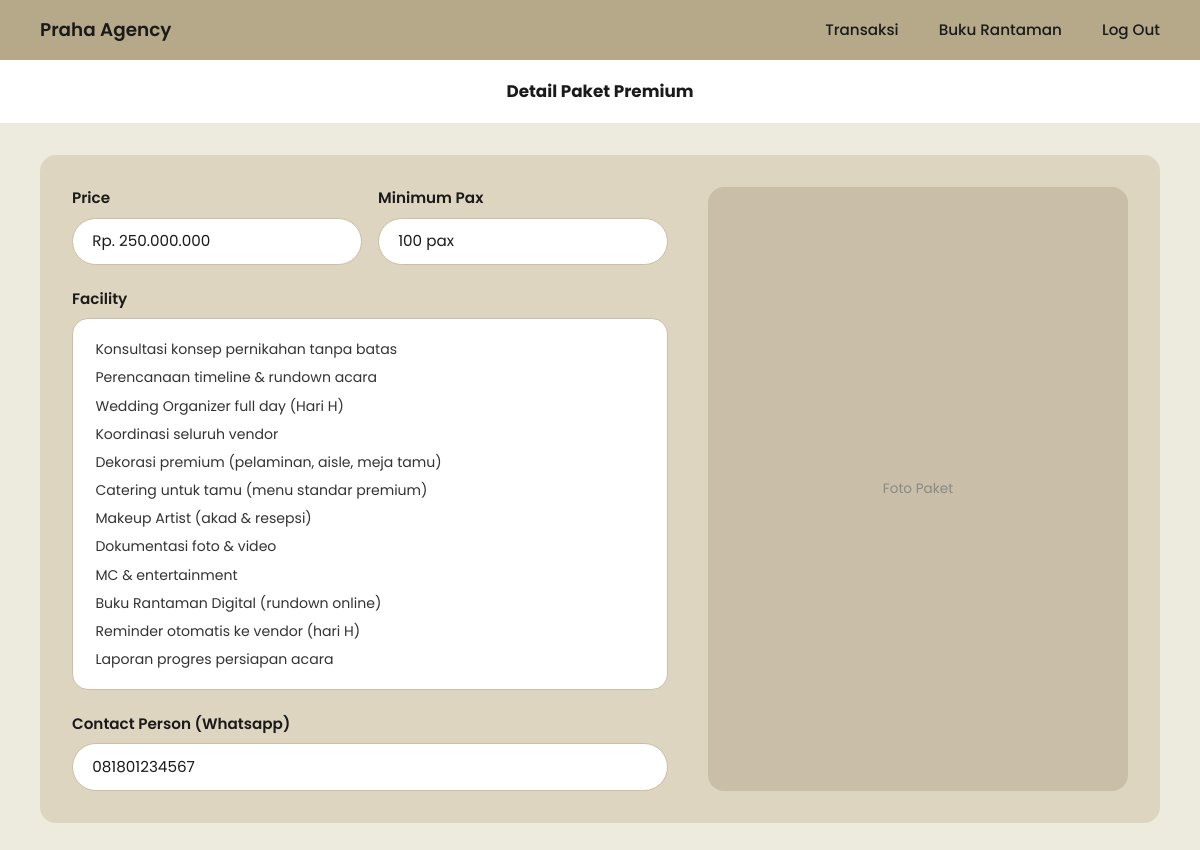
Screenshot of /client/premium.php with the database file from the repository.
### tables this page shows
CREATE TABLE `paket` (
  `id_paket` int(11) NOT NULL,
  `nama_paket` varchar(100) NOT NULL,
  `harga` bigint(20) NOT NULL,
  `minimum_pax` int(11) NOT NULL,
  `facility` text NOT NULL,
  `contact_person` varchar(20) NOT NULL
);

### client/premium.php (the view, shortened to what this page needs)
<?php
include '../koneksi.php';
$query = "SELECT * FROM paket WHERE nama_paket = 'Premium' LIMIT 1";
$result = mysqli_query($conn, $query);
$data = mysqli_fetch_assoc($result);
$nama_paket = $data['nama_paket'];
$harga = $data['harga'];
$min_pax = $data['minimum_pax'];
$fasilitas = $data['facility'];
$contact = $data['contact_person'];
?>
<!DOCTYPE html>
<html lang="id">
<head>
  <link href="https://cdn.jsdelivr.net/npm/bootstrap@5.3.3/dist/css/bootstrap.min.css" rel="stylesheet" />
</head>
<body>
  <nav class="navbar-Praha">
    <a href="#" class="navbar-brand-text">Praha Agency</a>
    <ul class="navbar-links">
      <li><a href="dashboard_transaksi.php">Transaksi</a></li>
      <li><a href="bukurantaman.php">Buku Rantaman</a></li>
      <li><a href="login.php">Log Out</a></li>
    </ul>
  </nav>
  <div class="subheader">
    <p class="subheader-title">
      <?php echo "Detail Paket " . $nama_paket; ?>
    </p>
  </div>
  <div class="main-content">
    <div class="detail-card">
      <div class="info-col">
        <div class="price-row">
          <div class="field-group">
            <p class="section-label">Price</p>
            <div class="field-box">
            <?php echo "Rp. " . number_format($harga, 0, ',', '.'); ?>
            </div>
          </div>
          <div class="field-group">
            <p class="section-label">Minimum Pax</p>
            <div class="field-box">
           <?php echo $min_pax . " pax"; ?>
            </div>
          </div>
        </div>
        <p class="section-label">Facility</p>
        <div class="facility-box">
         <?php echo nl2br($fasilitas); ?>
        </div>
        <p class="section-label">Contact Person (Whatsapp)</p>
        <div class="field-box">
       <?php echo $contact; ?>
        </div>
      </div>
      <div class="photo-col">
        <div class="photo-placeholder" style="display:none;">Foto Paket</div>
      </div>
    </div>
  </div>
</body>
</html>

### client/premium.php (style rules this page uses)
* { font-family: 'Poppins', sans-serif; }
body { margin: 0; padding: 0; background-color: #EDEADE; }
.navbar-Praha { background-color: #b5a98a; padding: 1rem 2.5rem; display: flex; align-items: center; justify-content: space-between; }
.navbar-brand-text { font-size: 1.15rem; font-weight: 600; color: #1a1a1a; text-decoration: none; }
.navbar-links { display: flex; gap: 2.5rem; list-style: none; margin: 0; padding: 0; }
.navbar-links a { font-size: 0.95rem; font-weight: 500; color: #1a1a1a; text-decoration: none; transition: color 0.2s; }
.subheader { display: flex; align-items: center; justify-content: center; padding: 1.2rem 2.5rem; background-color: #fff; }
.subheader-title { font-size: 1.05rem; font-weight: 700; color: #1a1a1a; margin: 0; }
.main-content { padding: 2rem 2.5rem 3rem; }
.detail-card { background-color: #DDD5C0; border-radius: 16px; padding: 2rem 2rem 2rem; display: flex; gap: 2.5rem; align-items: stretch; }
.info-col { flex: 1; min-width: 0; display: flex; flex-direction: column; }
.photo-col { width: 420px; flex-shrink: 0; display: flex; flex-direction: column; }
.photo-placeholder { width: 100%; flex: 1; background-color: #c9bfa8; border-radius: 16px; display: flex; align-items: center; justify-content: center; color: #888; font-size: 0.85rem; }
.section-label { font-size: 0.95rem; font-weight: 600; color: #1a1a1a; margin-bottom: 0.5rem; margin-top: 1.4rem; }
.section-label:first-child { margin-top: 0; }
.field-box { background-color: #fff; border: 1.5px solid #c9bfa8; border-radius: 50px; padding: 0.7rem 1.2rem; font-size: 0.95rem; color: #1a1a1a; width: 100%; }
.price-row { display: flex; gap: 1rem; }
.price-row .field-group { flex: 1; }
.facility-box { background-color: #fff; border: 1.5px solid #c9bfa8; border-radius: 16px; padding: 1rem 1.4rem; font-size: 0.88rem; color: #333; line-height: 2; flex: 1; }

### rows the page displays
paket: nama_paket "Premium", harga "250.000.000", minimum_pax "100", facility "Konsultasi konsep pernikahan tanpa batas Perencanaan timeline & rundown acara Wedding Organizer full day (Hari H) Koordinasi seluruh vendor Dekorasi premium (pelaminan, aisle, meja tamu) Catering untuk tamu (menu standar premium) Makeup Artist (akad & resepsi) Dokumentasi foto & video MC & entertainment Buku Rantaman Digital (rundown online) Reminder otomatis ke vendor (hari H) Laporan progres persiapan acara", contact_person "081801234567"
